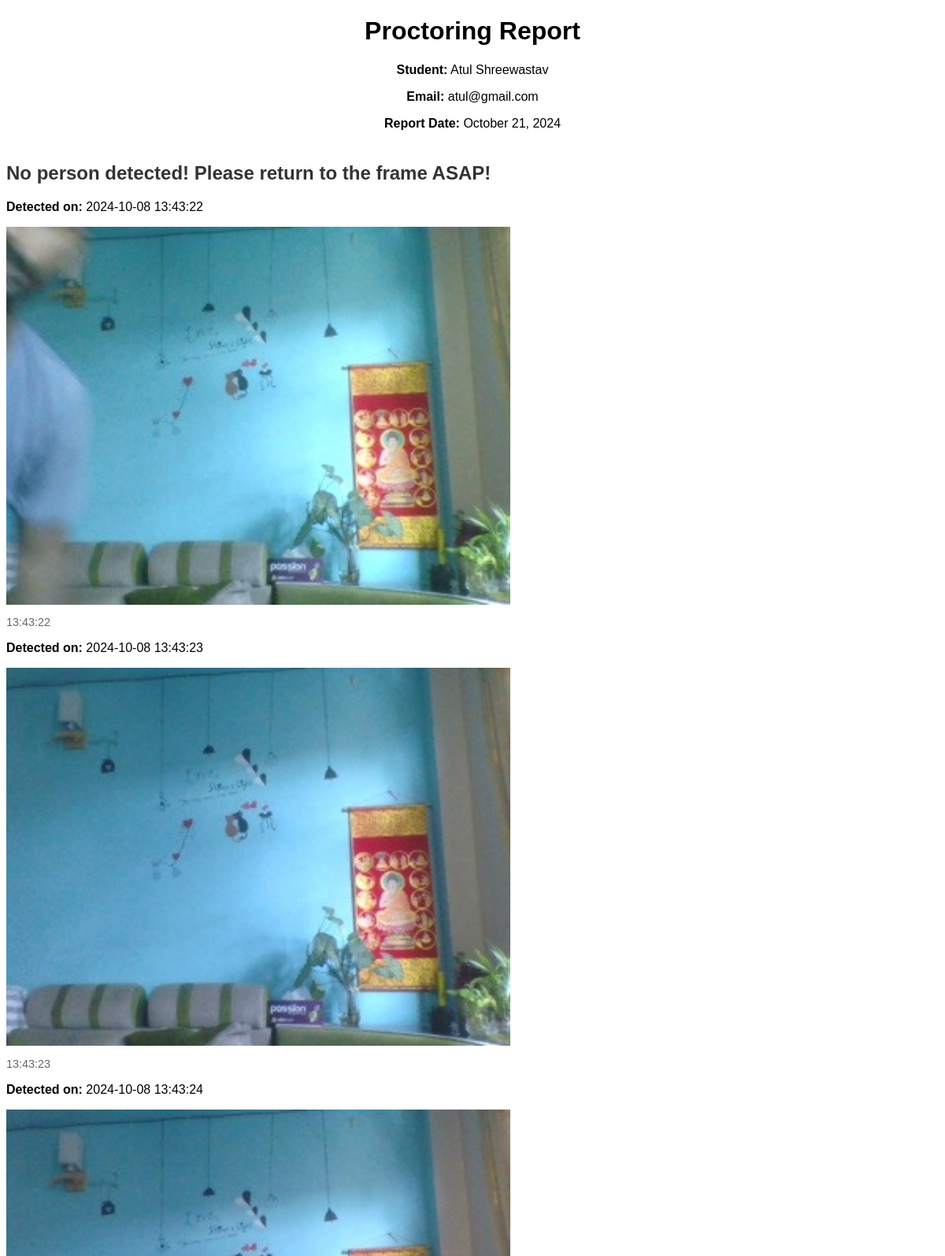
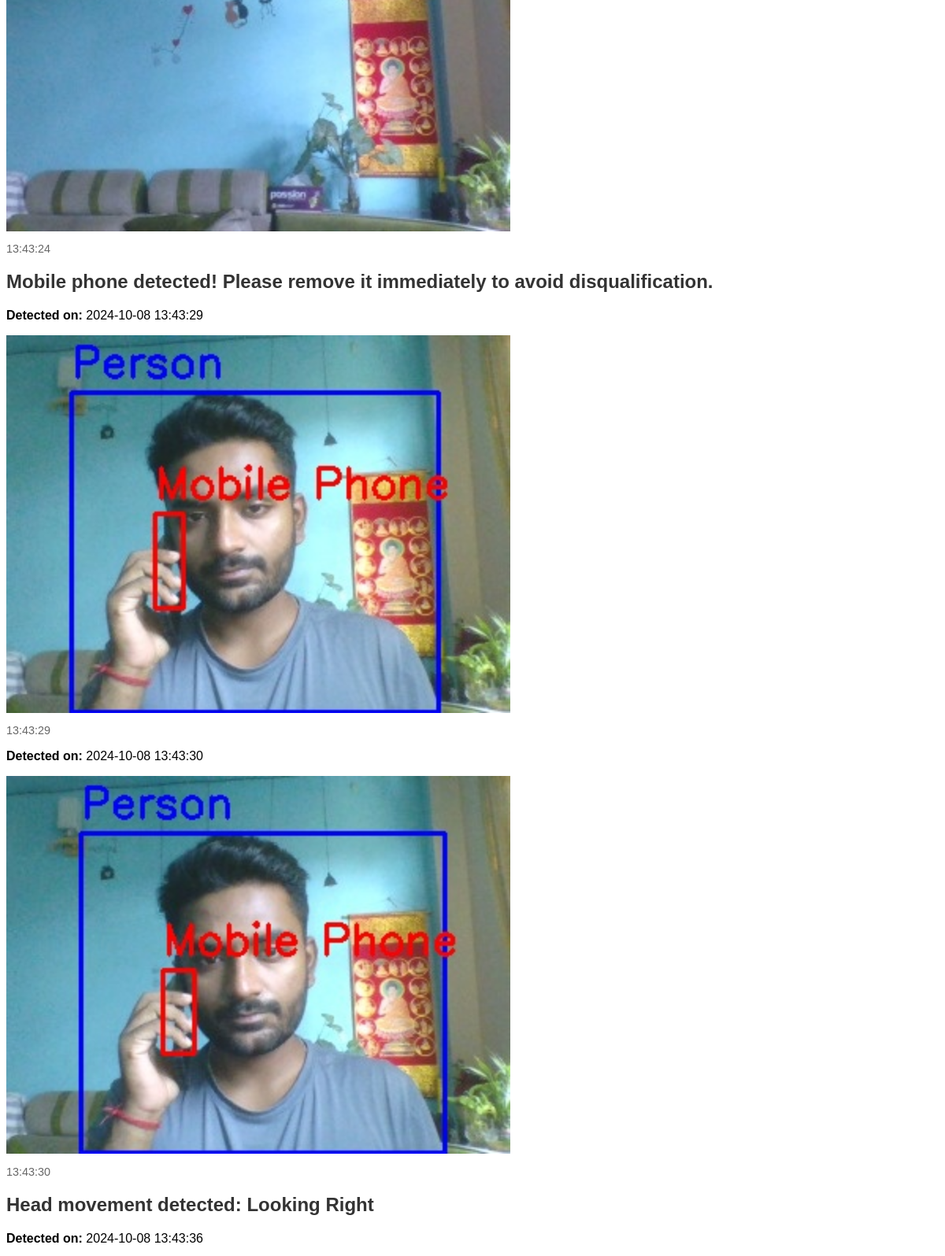
Screenshot of /students/generate-report/13 (upper part) with the database file from the repository (2 pictures, top to bottom).
### dashboard/models.py (models this page shows, shortened)
class BaseModel(models.Model):
    uid = models.UUIDField(default=uuid.uuid4, editable=False, unique=True)
    created_at = models.DateField(auto_now_add=True)
    updated_at = models.DateField(auto_now=True)
    class Meta: # abstract = True means this model will not be created in database
        abstract = True

class Student(BaseModel):
    username = models.CharField(max_length=100)
    email = models.EmailField(unique=True)
    password = models.CharField(max_length=100)
    exam_given = models.CharField(max_length=100, blank=True, null=True, default="Fuse Entrance")
    suspicoius_activity = models.BooleanField(default=False)
    marks_obtained = models.IntegerField(default=0)
    video_report = models.URLField(max_length=500, blank=True, null=True)
    audio_report = models.URLField(max_length=500, blank=True, null=True)
    recording = models.FileField(upload_to='proctoring_videos/', blank=True, null=True)

### visual_model/models.py (models this page shows, shortened)
class SuspiciousActivity(models.Model):
    student = models.ForeignKey(Student, on_delete=models.CASCADE, blank=True, null=True)
    activity_type = models.CharField(max_length=255)
    screenshot = models.ImageField(upload_to='static/suspicious_activities/')
    timestamp = models.DateTimeField(default=timezone.now)

### dashboard/views.py (the view)
# urls.py: path("students/generate-report/<int:id>", generate_report, name="generate_report"),
def generate_report(request, id):
    student = Student.objects.get(id=id)
    email = student.email.replace("@", "")
    activities = SuspiciousActivity.objects.filter(student=student).order_by('timestamp')
    grouped_activities = {}
    for activity in activities:
        if activity.activity_type not in grouped_activities:
            grouped_activities[activity.activity_type] = []
        grouped_activities[activity.activity_type].append(activity)
    context = {
        'timestamp': datetime.datetime.now(),
        'student': student,
        'grouped_activities': grouped_activities,
    }
    return render(request, 'videoreport_template.html', context)

### dashboard/templates/videoreport_template.html (shortened to what this page needs)
<!DOCTYPE html>
<html lang="en">
<head>
    {% load static %}
</head>
<body>
    <div class="report-header">
        <h1>Proctoring Report</h1>
        <p><strong>Student:</strong> {{ student.username }}</p>
        <p><strong>Email:</strong> {{ student.email }}</p>
        <p><strong>Report Date:</strong> {{ timestamp|date:"F d, Y" }}</p>
    </div>
    <div class="report-body">
        {% if grouped_activities %}
    {% for activity_type, activities in grouped_activities.items %}
    <div class="activity-group">
        <h2>{{ activity_type }}</h2>
        {% for activity in activities %}
        <div class="activity">
            <p><strong>Detected on:</strong> {{ activity.timestamp|date:"Y-m-d H:i:s" }}</p>
            <img src={% static 'suspicious_activities' %}/{{student.email}}/{{activity.screenshot}}>
            <p class="timestamp">{{ activity.timestamp|date:"H:i:s" }}</p>
        </div>
        {% endfor %}
    </div>
    {% endfor %}
{% else %}
    <p>No suspicious activities found for this student.</p>
{% endif %}
    </div>
</body>
</html>

### dashboard/templates/videoreport_template.html (style rules this page uses)
body { font-family: Arial, sans-serif; }
.report-header { text-align: center; margin-bottom: 40px; }
.activity-group { margin-bottom: 20px; }
.activity-group h2 { color: #333; text-align: left; }
.activity { margin: 10px 0; }
.activity img { min-width: 640px; max-height: 480px; height: auto; display: block; }
.timestamp { font-size: 0.9em; color: #666; }

### rows the page displays
Student: username "Atul Shreewastav", email "atul@gmail.com"
SuspiciousActivity: activity_type "No person detected! Please return to the frame ASAP!", timestamp "2024-10-08 13:43:22", email (picture), timestamp "13:43:22"
SuspiciousActivity: timestamp "2024-10-08 13:43:23", email (picture), timestamp "13:43:23"
SuspiciousActivity: timestamp "2024-10-08 13:43:24", email (picture), timestamp "13:43:24"
SuspiciousActivity: activity_type "Mobile phone detected! Please remove it immediately to avoid disqualification.", timestamp "2024-10-08 13:43:29", email (picture), timestamp "13:43:29"
SuspiciousActivity: timestamp "2024-10-08 13:43:30", email (picture), timestamp "13:43:30"
SuspiciousActivity: activity_type "Head movement detected: Looking Right", timestamp "2024-10-08 13:43:36"
